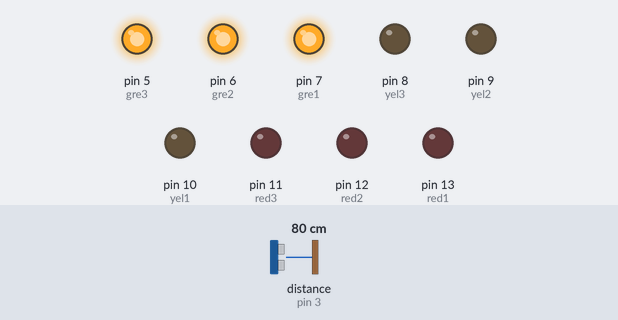
Recording of a sketch running on a simulated Arduino Uno, built with avr-gcc and run on an emulated ATmega328P. Shown: output pins drawn as LEDs (lit = HIGH). Wiring (inferred from the names in the program): ultrasonic range finder: trigger pin 4; echo pin 3. The test bench sets the inputs (shaded band); at power-on: distance to the obstacle (sensor on pin 3) 80 cm. The echo pulse lasts 58.3 µs per cm; pins used as bus, display or sensor lines are not drawn.

Above: at 1.3 s.
1.4 s: distance to the obstacle (sensor on pin 3) set to 34 cm
2.9 s: distance to the obstacle (sensor on pin 3) set to 28 cm
At 3.9 s:
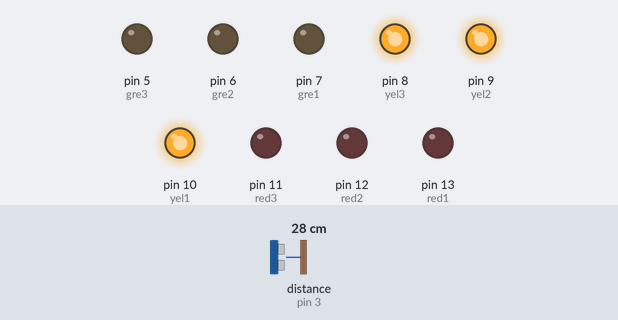
4.5 s: distance to the obstacle (sensor on pin 3) set to 2 cm
At 5.2 s:
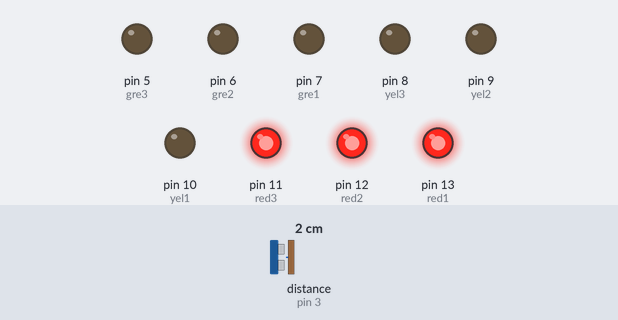
6.0 s: distance to the obstacle (sensor on pin 3) set to 18 cm
At 6.5 s:
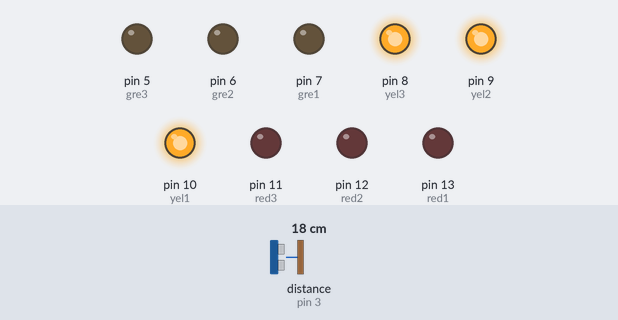
7.5 s: distance to the obstacle (sensor on pin 3) set to 4 cm
At 9.0 s:
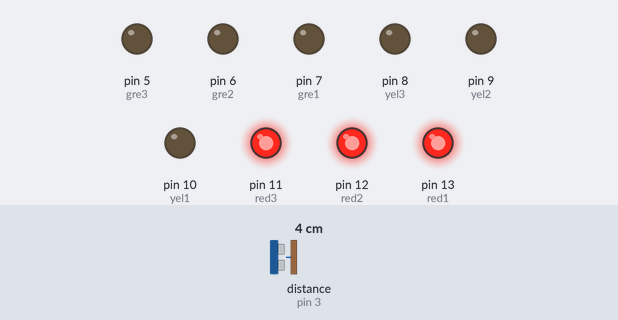
Timing chart, 0 to 10.0 s (numbered marks = the images above; inputs shaded):
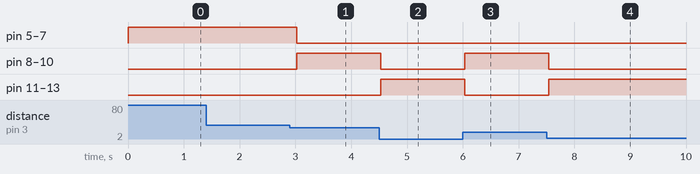

Measured:
- the behaviour switches between 31 and 30 cm on distance to the obstacle (sensor on pin 3) (found by bisection; images 0 and 1)
- after the input at 1.4 s, every drawn part: stays the same
- after the input at 2.9 s, pin 5 (gre3), pin 6 (gre2), pin 7 (gre1): HIGH → LOW after 0.13 s; pin 8 (yel3), pin 9 (yel2), pin 10 (yel1): LOW → HIGH after 0.13 s
- after the input at 4.5 s, pin 8 (yel3), pin 9 (yel2), pin 10 (yel1): HIGH → LOW at once; pin 11 (red3), pin 12 (red2), pin 13 (red1): LOW → HIGH at once
- after the input at 6.0 s, pin 8 (yel3), pin 9 (yel2), pin 10 (yel1): LOW → HIGH at once; pin 11 (red3), pin 12 (red2), pin 13 (red1): HIGH → LOW at once
- after the input at 7.5 s, pin 8 (yel3), pin 9 (yel2), pin 10 (yel1): HIGH → LOW at once; pin 11 (red3), pin 12 (red2), pin 13 (red1): LOW → HIGH at once

The sketch:

Automatic_LEDs.ino
```cpp
int trigPin = 4;
int echoPin = 3;
int red1 = 13;
int red2 = 12;
int red3 = 11;
int yel1 = 10;
int yel2 = 9;
int yel3 = 8;
int gre1 = 7;
int gre2 = 6;
int gre3 = 5;
void setup() {
pinMode(trigPin, OUTPUT);
pinMode(echoPin, INPUT);
pinMode(red1, OUTPUT);
pinMode(red2, OUTPUT);
pinMode(red3, OUTPUT);
pinMode(yel1, OUTPUT);
pinMode(yel2, OUTPUT);
pinMode(yel3, OUTPUT);
pinMode(gre1, OUTPUT);
pinMode(gre2, OUTPUT);
pinMode(gre3, OUTPUT);
}
void loop() {
long duration, distance;
digitalWrite(trigPin, LOW);
delayMicroseconds(2);
digitalWrite(trigPin, HIGH);
delayMicroseconds(10);
digitalWrite(trigPin, LOW);
duration = pulseIn(echoPin, HIGH);
distance = (duration/2) / 29.1;
if (distance < 10) {
digitalWrite(red1,HIGH);
digitalWrite(red2,HIGH);
digitalWrite(red3,HIGH);
digitalWrite(gre1,LOW);
digitalWrite(gre2,LOW);
digitalWrite(gre3,LOW);
digitalWrite(yel1,LOW);
digitalWrite(yel2,LOW);
digitalWrite(yel3,LOW);
}
else if (distance > 10 and distance < 30) {
digitalWrite(yel1,HIGH);
digitalWrite(yel2,HIGH);
digitalWrite(yel3,HIGH);
digitalWrite(gre1,LOW);
digitalWrite(gre2,LOW);
digitalWrite(gre3,LOW);
digitalWrite(red1,LOW);
digitalWrite(red2,LOW);
digitalWrite(red3,LOW);
}
else {
digitalWrite(red1,LOW);
digitalWrite(red2,LOW);
digitalWrite(red3,LOW);
digitalWrite(gre1,HIGH);
digitalWrite(gre2,HIGH);
digitalWrite(gre3,HIGH);
digitalWrite(yel1,LOW);
digitalWrite(yel2,LOW);
digitalWrite(yel3,LOW);
}
delay(500);}
```
